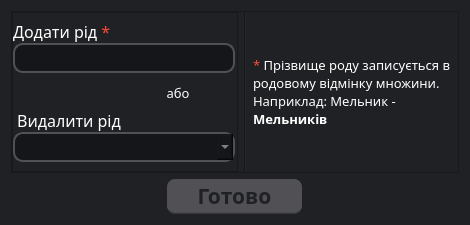
<?xml version="1.0" encoding="UTF-8"?>
<ui version="4.0">
 <class>AddRemoveClan</class>
 <widget class="QDialog" name="AddRemoveClan">
  <property name="geometry">
   <rect>
    <x>0</x>
    <y>0</y>
    <width>470</width>
    <height>225</height>
   </rect>
  </property>
  <property name="minimumSize">
   <size>
    <width>470</width>
    <height>225</height>
   </size>
  </property>
  <property name="maximumSize">
   <size>
    <width>470</width>
    <height>225</height>
   </size>
  </property>
  <property name="windowTitle">
   <string>Родини</string>
  </property>
  <property name="windowIcon">
   <iconset>
    <normaloff>Icons/Select.ico</normaloff>Icons/Select.ico</iconset>
  </property>
  <property name="styleSheet">
   <string notr="true">background-color: rgb(32, 33, 37);</string>
  </property>
  <property name="modal">
   <bool>true</bool>
  </property>
  <layout class="QVBoxLayout" name="verticalLayout_2">
   <item>
    <widget class="QFrame" name="main_frame">
     <property name="frameShape">
      <enum>QFrame::StyledPanel</enum>
     </property>
     <property name="frameShadow">
      <enum>QFrame::Raised</enum>
     </property>
     <layout class="QHBoxLayout" name="horizontalLayout_2">
      <property name="leftMargin">
       <number>0</number>
      </property>
      <property name="topMargin">
       <number>0</number>
      </property>
      <property name="rightMargin">
       <number>0</number>
      </property>
      <property name="bottomMargin">
       <number>0</number>
      </property>
      <item>
       <widget class="QFrame" name="frame_left">
        <property name="maximumSize">
         <size>
          <width>226</width>
          <height>16777215</height>
         </size>
        </property>
        <property name="frameShape">
         <enum>QFrame::StyledPanel</enum>
        </property>
        <property name="frameShadow">
         <enum>QFrame::Raised</enum>
        </property>
        <layout class="QVBoxLayout" name="verticalLayout">
         <property name="spacing">
          <number>0</number>
         </property>
         <property name="leftMargin">
          <number>0</number>
         </property>
         <property name="topMargin">
          <number>0</number>
         </property>
         <item>
          <widget class="QLabel" name="label_addClan">
           <property name="font">
            <font>
             <family>Segoe Print</family>
             <pointsize>12</pointsize>
            </font>
           </property>
           <property name="mouseTracking">
            <bool>true</bool>
           </property>
           <property name="styleSheet">
            <string notr="true">color: white;</string>
           </property>
           <property name="text">
            <string>&lt;html&gt;&lt;head/&gt;&lt;body&gt;&lt;p&gt;Додати рід &lt;span style=&quot; color:#fb4938;&quot;&gt;*&lt;/span&gt;&lt;/p&gt;&lt;/body&gt;&lt;/html&gt;</string>
           </property>
           <property name="textFormat">
            <enum>Qt::AutoText</enum>
           </property>
           <property name="alignment">
            <set>Qt::AlignBottom|Qt::AlignLeading|Qt::AlignLeft</set>
           </property>
          </widget>
         </item>
         <item>
          <widget class="QLineEdit" name="lineEdit_addClan">
           <property name="minimumSize">
            <size>
             <width>222</width>
             <height>29</height>
            </size>
           </property>
           <property name="maximumSize">
            <size>
             <width>222</width>
             <height>30</height>
            </size>
           </property>
           <property name="font">
            <font>
             <family>Monotype Corsiva</family>
             <pointsize>14</pointsize>
            </font>
           </property>
           <property name="mouseTracking">
            <bool>false</bool>
           </property>
           <property name="styleSheet">
            <string notr="true">background-color: rgba(21, 22, 26, 255);
color: rgb(190, 190, 190);
border-radius: 10px;
border-bottom: 2px solid rgb(80, 80, 85, 255);
border-right: 2px solid rgb(80, 80, 85, 255);
border-top: 2px solid rgb(80, 80, 85, 255);
border-left: 2px solid rgb(80, 80, 85, 255);</string>
           </property>
           <property name="text">
            <string/>
           </property>
           <property name="cursorMoveStyle">
            <enum>Qt::LogicalMoveStyle</enum>
           </property>
           <property name="clearButtonEnabled">
            <bool>true</bool>
           </property>
          </widget>
         </item>
         <item alignment="Qt::AlignRight|Qt::AlignBottom">
          <widget class="QLabel" name="label_or">
           <property name="minimumSize">
            <size>
             <width>100</width>
             <height>0</height>
            </size>
           </property>
           <property name="font">
            <font>
             <family>Segoe Print</family>
             <pointsize>10</pointsize>
            </font>
           </property>
           <property name="styleSheet">
            <string notr="true">color: white;</string>
           </property>
           <property name="text">
            <string>або</string>
           </property>
           <property name="textFormat">
            <enum>Qt::AutoText</enum>
           </property>
           <property name="alignment">
            <set>Qt::AlignCenter</set>
           </property>
          </widget>
         </item>
         <item>
          <widget class="QLabel" name="label_removeClan">
           <property name="font">
            <font>
             <family>Segoe Print</family>
             <pointsize>12</pointsize>
            </font>
           </property>
           <property name="styleSheet">
            <string notr="true">color: white;</string>
           </property>
           <property name="text">
            <string> Видалити рід</string>
           </property>
           <property name="textFormat">
            <enum>Qt::AutoText</enum>
           </property>
           <property name="alignment">
            <set>Qt::AlignBottom|Qt::AlignLeading|Qt::AlignLeft</set>
           </property>
          </widget>
         </item>
         <item>
          <widget class="QComboBox" name="comboBox_choiceRemoveClan">
           <property name="minimumSize">
            <size>
             <width>222</width>
             <height>30</height>
            </size>
           </property>
           <property name="maximumSize">
            <size>
             <width>222</width>
             <height>30</height>
            </size>
           </property>
           <property name="font">
            <font>
             <family>Monotype Corsiva</family>
             <pointsize>14</pointsize>
            </font>
           </property>
           <property name="styleSheet">
            <string notr="true">background-color: rgba(21, 22, 26, 255);
color: rgb(190, 190, 190);
border-radius: 10px;
border-bottom: 2px solid rgb(80, 80, 85, 255);
border-right: 2px solid rgb(80, 80, 85, 255);
border-top: 2px solid rgb(80, 80, 85, 255);
border-left: 2px solid rgb(80, 80, 85, 255);
selection-background-color: white;
selection-color:rgba(21, 22, 26, 255);
</string>
           </property>
           <item>
            <property name="text">
             <string/>
            </property>
           </item>
          </widget>
         </item>
        </layout>
       </widget>
      </item>
      <item>
       <widget class="Line" name="line">
        <property name="minimumSize">
         <size>
          <width>0</width>
          <height>160</height>
         </size>
        </property>
        <property name="styleSheet">
         <string notr="true">Line{
	color: rgb(21, 22, 26);
}</string>
        </property>
        <property name="orientation">
         <enum>Qt::Vertical</enum>
        </property>
       </widget>
      </item>
      <item alignment="Qt::AlignVCenter">
       <widget class="QLabel" name="label_note">
        <property name="font">
         <font>
          <family>Segoe Print</family>
          <pointsize>10</pointsize>
         </font>
        </property>
        <property name="mouseTracking">
         <bool>true</bool>
        </property>
        <property name="styleSheet">
         <string notr="true">color: white;</string>
        </property>
        <property name="text">
         <string>&lt;html&gt;&lt;head/&gt;&lt;body&gt;&lt;p&gt;&lt;span style=&quot; color:#fb4938;&quot;&gt;* &lt;/span&gt;Прізвище роду записується в родовому відмінку множини. Наприклад: Мельник - &lt;span style=&quot; font-weight:600;&quot;&gt;Мельників&lt;/span&gt;&lt;/p&gt;&lt;/body&gt;&lt;/html&gt;</string>
        </property>
        <property name="alignment">
         <set>Qt::AlignBottom|Qt::AlignLeading|Qt::AlignLeft</set>
        </property>
        <property name="wordWrap">
         <bool>true</bool>
        </property>
       </widget>
      </item>
     </layout>
    </widget>
   </item>
   <item alignment="Qt::AlignHCenter">
    <widget class="QPushButton" name="pushButton_done">
     <property name="minimumSize">
      <size>
       <width>135</width>
       <height>35</height>
      </size>
     </property>
     <property name="maximumSize">
      <size>
       <width>135</width>
       <height>35</height>
      </size>
     </property>
     <property name="font">
      <font>
       <family>Segoe Print</family>
       <pointsize>16</pointsize>
       <weight>75</weight>
       <bold>true</bold>
      </font>
     </property>
     <property name="styleSheet">
      <string notr="true">QPushButton {
	text-align: center;
	background-color: rgb(80, 80, 85);
	border-bottom: 2px solid rgba(70, 70, 70, 150);
	border-radius: 8px;
	padding: 5px;
	color: rgb(32, 33, 37);
}

QPushButton:hover {
	background-color: #00c580;
	color: white;
	border: none;
	float: right;
	padding: 5px;
	border-bottom: 2px solid rgba(38, 127, 51, 130);
}

QPushButton:pressed {
	background-color: rgb(0, 136, 86);
}</string>
     </property>
     <property name="text">
      <string>Готово</string>
     </property>
    </widget>
   </item>
  </layout>
 </widget>
 <resources/>
 <connections/>
</ui>
